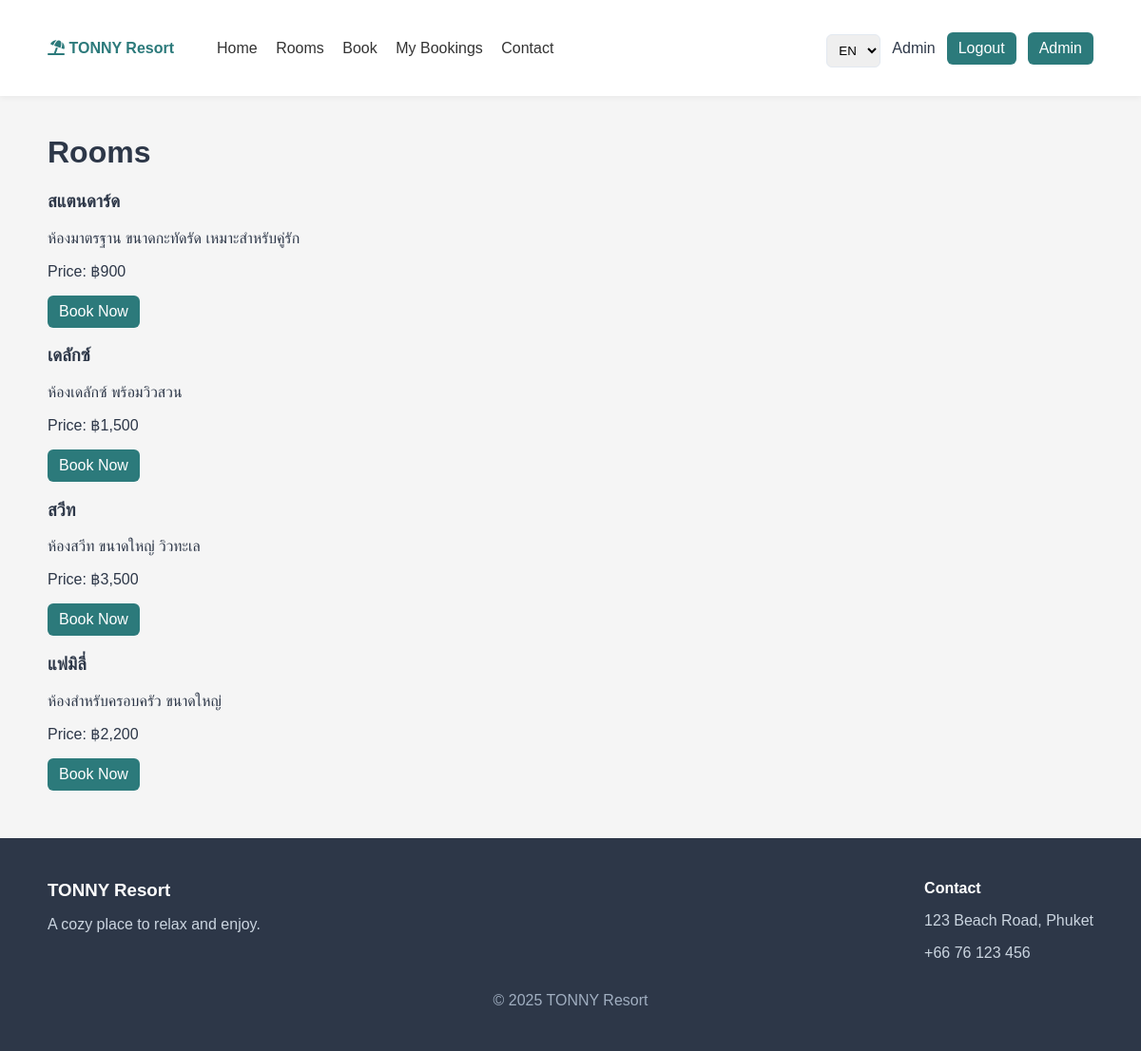
/rooms.php (signed in), run on the app's committed database.
### tables this page shows
CREATE TABLE users (
  id INT AUTO_INCREMENT PRIMARY KEY,
  name VARCHAR(150) NOT NULL,
  email VARCHAR(150) NOT NULL UNIQUE,
  password VARCHAR(255) NOT NULL,
  role ENUM('user','admin') NOT NULL DEFAULT 'user',
  created_at TIMESTAMP DEFAULT CURRENT_TIMESTAMP
);

CREATE TABLE rooms (
  id INT AUTO_INCREMENT PRIMARY KEY,
  title VARCHAR(150) NOT NULL,
  description TEXT,
  price DECIMAL(10,2) NOT NULL DEFAULT 0,
  capacity INT NOT NULL DEFAULT 2,
  area VARCHAR(50),
  quantity INT NOT NULL DEFAULT 1,
  created_at TIMESTAMP DEFAULT CURRENT_TIMESTAMP
);

### includes/functions.php (called while the page is built, shortened)
<?php
require_once __DIR__ . '/db.php';
$langFile = __DIR__ . '/../lang/' . ($_SESSION['lang'] ?? 'en') . '.php';
$lang = [];
if(file_exists($langFile)) {
    $lang = include $langFile;
}
function __($key, $default = '') {
    global $lang;
    if(isset($lang[$key])) return $lang[$key];
    return $default ?: $key;
}
function is_logged_in() {
    return isset($_SESSION['user_id']);
}
function is_admin() {
    return (isset($_SESSION['role']) && $_SESSION['role'] === 'admin');
}
function current_user() {
    global $pdo;
    $stmt = $pdo->prepare('SELECT id,name,email,role FROM users WHERE id = ?');
    $stmt->execute([$_SESSION['user_id']]);
    return $stmt->fetch();
}
?>

### lang/en.php (called while the page is built)
<?php
return [
    'site_name' => 'TONNY Resort',
    'home' => 'Home',
    'rooms' => 'Rooms',
    'booking' => 'Book',
    'my_bookings' => 'My Bookings',
    'contact' => 'Contact',
    'login' => 'Login',
    'register' => 'Register',
    'logout' => 'Logout',
    'admin' => 'Admin',
    'welcome' => 'Welcome to TONNY Resort',
    'select_room' => 'Choose your room',
    'book_now' => 'Book Now',
    'price' => 'Price',
    'capacity' => 'Capacity',
    'quantity' => 'Quantity',
    'checkin' => 'Check-in Date',
    'checkout' => 'Check-out Date',
    'guests' => 'Guests',
    'name' => 'Full Name',
    'email' => 'Email',
    'phone' => 'Phone',
    'promo' => 'Promo Code (optional)',
    'special_requests' => 'Special Requests',
    'submit_booking' => 'Submit Booking',
    'admin_dashboard' => 'Admin Dashboard',
    'manage_rooms' => 'Manage Rooms',
    'manage_bookings' => 'Manage Bookings',
    'manage_users' => 'Manage Users',
    'payments' => 'Payments',
    'upload_slip' => 'Upload Payment Slip',
    'pay_via_qr' => 'Pay via QR (PromptPay)',
    'upload_images' => 'Upload Images',
    'drag_drop_info' => 'Drag & drop images here or click to select',
    'booking_success' => 'Booking submitted successfully. We will contact you shortly.',
    'login_success' => 'Logged in successfully.',
    'invalid_login' => 'Invalid email or password.',
    'register_success' => 'Registration successful. Please login.',
    'date_error' => 'Checkout date must be after check-in date.',
    'room_unavailable' => 'Room not available for selected dates.',
    'action_confirm' => 'Confirm',
    'action_cancel' => 'Cancel',
    'paid' => 'Paid',
    'pending' => 'Pending',
    'confirmed' => 'Confirmed',
    'completed' => 'Completed',
    'cancelled' => 'Cancelled'
];

### rooms.php (the view)
<?php require_once 'includes/header.php'; ?>
<h1><?php echo __('rooms'); ?></h1>
<div class="room-grid">
<?php
$stmt = $pdo->query('SELECT * FROM rooms');
while($room = $stmt->fetch()): ?>
    <div class="room-item">
        <h3><?=htmlspecialchars($room['title'])?></h3>
        <p><?=nl2br(htmlspecialchars($room['description']))?></p>
        <p><?php echo __('price'); ?>: ฿<?=number_format($room['price'],0)?></p>
        <a class="btn" href="booking.php?room_id=<?=$room['id']?>"><?php echo __('book_now'); ?></a>
    </div>
<?php endwhile; ?>
</div>
<?php require_once 'includes/footer.php'; ?>

### includes/header.php (shortened to what this page needs)
<?php require_once __DIR__ . '/functions.php'; ?>
<!doctype html>
<html lang="<?php echo htmlspecialchars($_SESSION['lang'] ?? 'en'); ?>">
<head>
    <link rel="stylesheet" href="assets/css/style.css">
    <link rel="stylesheet" href="https://cdnjs.cloudflare.com/ajax/libs/font-awesome/6.4.0/css/all.min.css">
</head>
<body>
<header class="site-header">
    <div class="container" style="display:flex;align-items:center;justify-content:space-between">
        <div style="display:flex;align-items:center;gap:12px">
            <a href="/booking_resort/" class="logo"><i class="fas fa-umbrella-beach"></i> <?php echo htmlspecialchars(__('site_name')); ?></a>
            <nav class="nav" style="margin-left:18px">
                <a href="/booking_resort/"><?php echo __('home'); ?></a>
                <a href="rooms.php"><?php echo __('rooms'); ?></a>
                <a href="booking.php"><?php echo __('booking'); ?></a>
                <a href="mybookings.php"><?php echo __('my_bookings'); ?></a>
                <a href="contact.php"><?php echo __('contact'); ?></a>
            </nav>
        </div>
        <div style="display:flex;align-items:center;gap:12px">
            <form method="get" style="margin:0">
                <select name="lang" onchange="this.form.submit()">
                    <option value="en" <?php if(($_SESSION['lang']??'en')==='en') echo 'selected'; ?>>EN</option>
                </select>
            </form>
            <?php if(is_logged_in()): ?>
                <span><?php echo htmlspecialchars(current_user()['name']); ?></span>
                <a href="logout.php" class="btn"><?php echo __('logout'); ?></a>
                <?php if(is_admin()): ?><a href="admin/dashboard.php" class="btn"><?php echo __('admin'); ?></a><?php endif; ?>
            <?php else: ?>
                <a href="login.php" class="btn"><?php echo __('login'); ?></a>
                <a href="register.php" class="btn"><?php echo __('register'); ?></a>
            <?php endif; ?>
        </div>
    </div>
</header>
<main class="container">

### assets/css/style.css (style rules this page uses)
:root { --primary:#2c7a7b;--dark:#2d3748; }
body { font-family:Arial,Helvetica,sans-serif;background:#f5f5f5;color:var(--dark);margin:0 }
.container { max-width:1100px;margin:0 auto;padding:20px }
header.site-header { background:#fff;padding:10px 0;box-shadow:0 2px 6px rgba(0,0,0,0.05) }
.logo { font-weight:700;color:var(--primary);text-decoration:none }
.nav a { margin-left:15px;text-decoration:none;color:#333 }
.btn { display:inline-block;padding:8px 12px;background:var(--primary);color:#fff;border-radius:6px;text-decoration:none }
input,select,textarea { width:100%;padding:8px;margin-top:6px;border:1px solid #e2e8f0;border-radius:6px }

### data on the page
users: name "Admin"
rooms: title "สแตนดาร์ด", description "ห้องมาตรฐาน ขนาดกะทัดรัด เหมาะสำหรับคู่รัก", price "900"
rooms: title "เดลักซ์", description "ห้องเดลักซ์ พร้อมวิวสวน", price "1,500"
rooms: title "สวีท", description "ห้องสวีท ขนาดใหญ่ วิวทะเล", price "3,500"
rooms: title "แฟมิลี่", description "ห้องสำหรับครอบครัว ขนาดใหญ่", price "2,200"

### other printed values
__('site_name') "TONNY Resort"
__('home') "Home"
__('rooms') "Rooms"
__('booking') "Book"
__('my_bookings') "My Bookings"
__('contact') "Contact"
__('logout') "Logout"
__('admin') "Admin"
